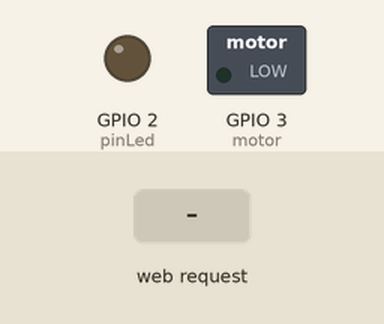
Bench run of a sketch on a simulated ESP8266 (NodeMCU). On the bench: switched loads named in the sketch (green lamp = pin HIGH), output pins drawn as LEDs (lit = HIGH). The test bench sets the inputs (shaded band). What the sketch prints to the serial monitor is not drawn.

Above: at 1.2 s.
1.3 s: HTTP request GET /off received
At 2.3 s:
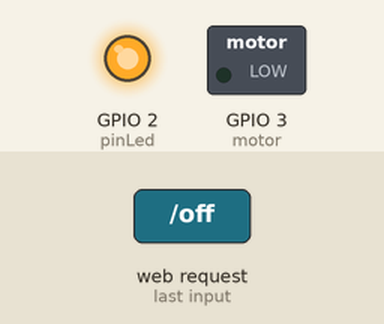
2.8 s: HTTP request GET /dinamo.on received
At 3.4 s:
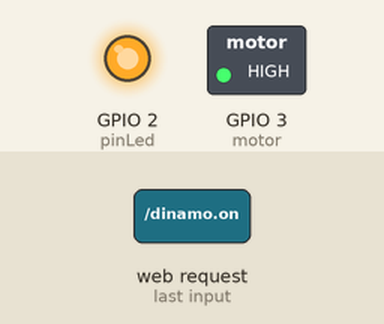
4.3 s: HTTP request GET /on received
At 4.6 s:
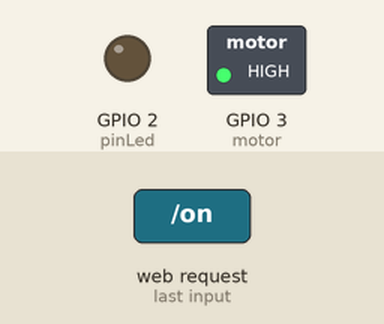
5.8 s: HTTP request GET /dinamo.off received
At 6.9 s:
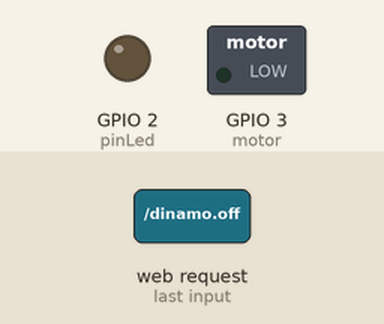
Timing chart, 0 to 8.3 s (numbered marks = the images above; inputs shaded):
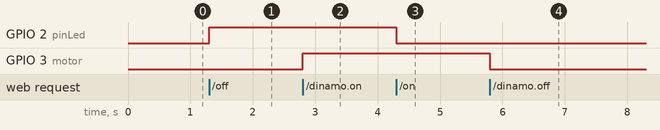

Measured:
- after the input at 1.3 s, GPIO 2 (pinLed): LOW → HIGH at once
- after the input at 2.8 s, GPIO 3 (motor): LOW → HIGH at once
- after the input at 4.3 s, GPIO 2 (pinLed): HIGH → LOW at once
- after the input at 5.8 s, GPIO 3 (motor): HIGH → LOW at once

The sketch:

percobaan_kontrol_lampu.ino
```cpp
#include <ESP8266WiFi.h>
#include <WiFiClient.h>
#include <ESP8266WebServer.h>
#include "index.h"

const char* ssid = "kontrol lampu";
const char* password = "12345678";
IPAddress ip(192,168,1,1);
IPAddress gateway(192,168,1,1);
IPAddress subnet(255,255,255,0);

ESP8266WebServer server(80);


const int pinLed = LED_BUILTIN;
const int motor = 3;

void HOMEPAGE() {
  String page = FPSTR(MAIN_PAGE);
  server.send(200, "text/html", page);
}
void ABOUT() {
  server.send(200, "text/plain", "ini hanya gabut");
}
void onled() {
  String page = FPSTR(MAIN_PAGE);
  digitalWrite(pinLed,LOW);
  server.send(200, "text/html", page);
}
void offled(){
  String page = FPSTR(MAIN_PAGE);
  digitalWrite(pinLed,HIGH);
  server.send(200, "text/html", page);
}
void ondinamo() {
  String page = FPSTR(MAIN_PAGE);
  digitalWrite(motor,HIGH);
  server.send(200, "text/html", page);
}
void offdinamo(){
  String page = FPSTR(MAIN_PAGE);
  digitalWrite(motor,LOW);
  server.send(200, "text/html", page);
}
void setup() {
  // put your setup code here, to run once:
pinMode(pinLed,OUTPUT);
pinMode(motor,OUTPUT);

Serial.begin(115200);
delay(10);
//mengatur WiFi
Serial.println();
Serial.print("sedang proses...");

WiFi.mode(WIFI_AP);
WiFi.softAPConfig(ip,gateway,subnet);
WiFi.softAP(ssid, password);
//start server
server.begin();
Serial.println("server dijalankan");
//menampilkan ip
Serial.println(WiFi.softAPIP());

server.on("/" , HOMEPAGE);
server.on("/about" , ABOUT);
server.on("/on", onled);
server.on("/off", offled);
server.on("/dinamo.on", ondinamo);
server.on("/dinamo.off", offdinamo);

server.begin();
}

void loop() {
  // put your main code here, to run repeatedly:
server.handleClient();
}
```

index.h
```cpp
static const char MAIN_PAGE[] PROGMEM = R"=====(

<!DOCTYPE html>
<html lang="id">

<head>
  <meta charset="UTF-8" />
  <meta name="viewport" content="width=device-width, initial-scale=1.0" />
  <link rel="stylesheet" href="style.css" />
  <title>Saklar Lampu</title>
  <style>
    body {
      font-family: Arial, sans-serif;
      background-color: #f4f4f4;
      display: flex;
      flex-direction: column;
      align-items: center;
      justify-content: center;
      height: 100vh;
      margin: 0;
    }

    h1 {
      color: #333;
    }

    h3 {
      color: #555;
    }

    button {
      background-color: #4CAF50; /* Hijau */
      border: none;
      color: white;
      padding: 15px 32px;
      text-align: center;
      text-decoration: none;
      display: inline-block;
      font-size: 16px;
      margin: 10px;
      cursor: pointer;
      border-radius: 5px;
      transition: background-color 0.3s;
    }

    button:hover {
      background-color: #45a049; /* Warna hijau lebih gelap saat hover */
    }

    .container {
      text-align: center;
      background-color: white;
      padding: 20px;
      border-radius: 10px;
      box-shadow: 0 4px 8px rgba(0, 0, 0, 0.2);
    }
  </style>
</head>

<body>
  <div class="container">
    <h1>Saklar Lampu</h1>
    <h3>Nyalakan atau Matikan Lampu</h3>
    <a href="/on"><button>ON</button></a>
    <a href="/off"><button>OFF</button></a>
    <h3>Nyalakan atau Matikan Dinamo</h3>
    <a href="/dinamo.on"><button>ON</button></a>
    <a href="/dinamo.off"><button>OFF</button></a>
  </div>

  <script>
    // Anda dapat menambahkan skrip JavaScript di sini jika diperlukan
  </script>
</body>

</html>


)=====";
```
